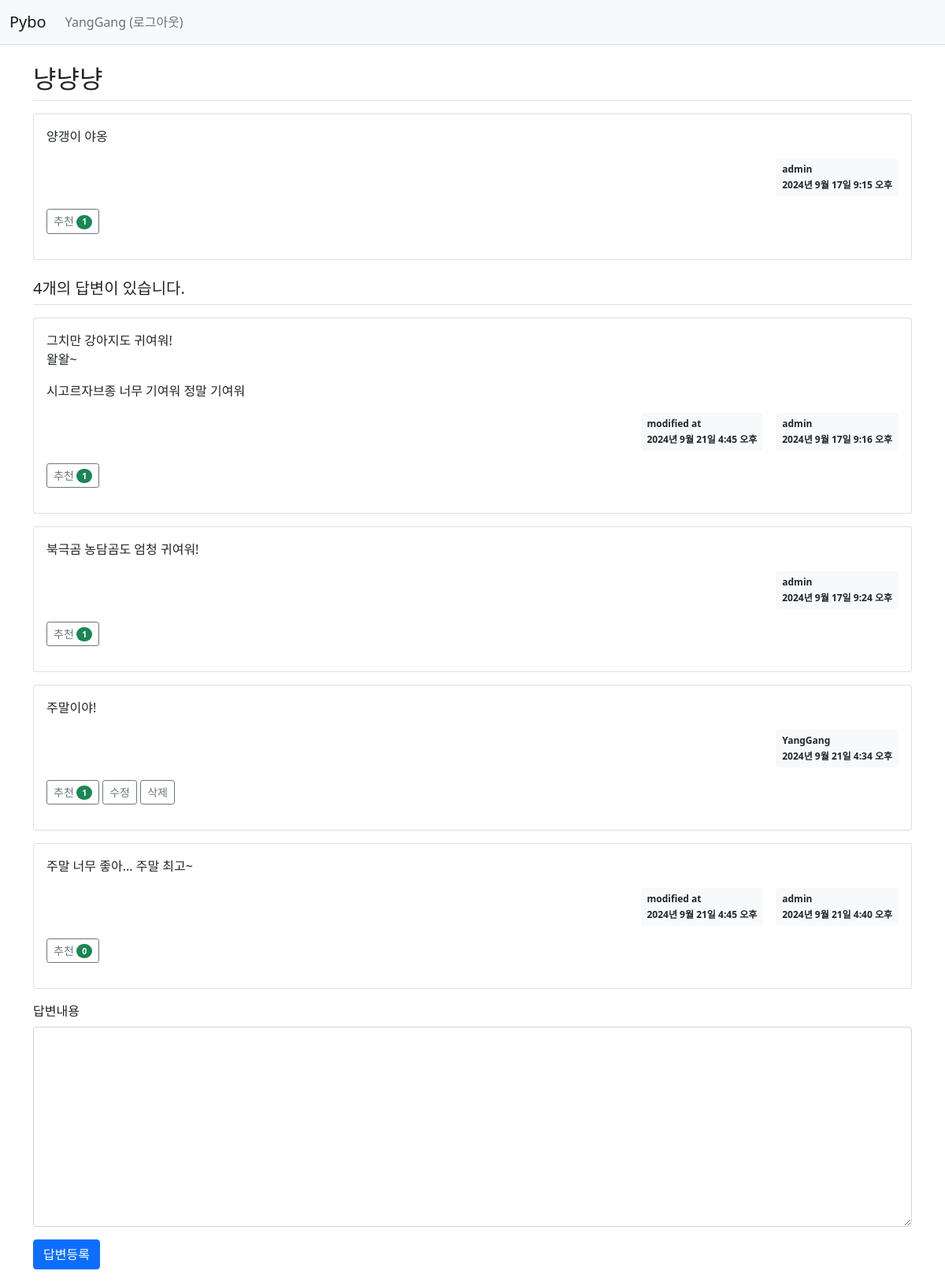
The page /pybo/306/ (signed in) on the database its author committed.
### pybo/models.py (models this page shows, shortened)
class Question(models.Model):
    author = models.ForeignKey(User, on_delete=models.CASCADE, related_name="author_question")
    subject = models.CharField(max_length=200)
    content = models.TextField()
    create_date = models.DateTimeField()
    modify_date = models.DateTimeField(null=True, blank=True)
    voter = models.ManyToManyField(User, related_name="voter_question")

class Answer(models.Model):
    author = models.ForeignKey(User, on_delete=models.CASCADE, related_name="author_answer")
    question = models.ForeignKey(Question, on_delete=models.CASCADE)
    content = models.TextField()
    create_date = models.DateTimeField()
    modify_date = models.DateTimeField(null=True, blank=True)
    voter = models.ManyToManyField(User, related_name='voter_answer')

### pybo/views/base_views.py (the view)
def detail(request, question_id):
    question = get_object_or_404(Question, pk=question_id)
    context = {"question": question}
    return render(request, "pybo/question_detail.html", context)

### pybo/templatetags/pybo_filter.py (called while the page is built)
@register.filter
def mark(value):
    extensions = ["nl2br", "fenced_code"]
    return mark_safe(markdown.markdown(value, extensions=extensions))

### templates/pybo/question_detail.html (shortened to what this page needs)
{% extends "base.html" %}
{% load pybo_filter %}
{% block content %}
<div class="container my-3">
    <h2 class="border-bottom py-2">{{ question.subject }}</h2>
    <div class="card my-3">
        <div class="card-body">
            <div class="card-text">{{ question.content|mark }}</div>
            <div class="d-flex justify-content-end">
                <div class="badge bg-light text-dark p-2 text-start">
                    <div class="mb-2">{{ question.author.username }}</div>
                    <div>{{ question.create_date }}</div>
                </div>
            </div>
            <div class="my-3">
                <a href="javascript:void(0)" data-uri="{% url 'pybo:question_vote' question.id %}"
                   class="recommend btn btn-sm btn-outline-secondary">추천
                    <span class="badge rounded-pill bg-success">{{question.voter.count}}</span>
                </a>
            </div>
        </div>
    </div>
    <h5 class="border-bottom my-3 py-2">{{question.answer_set.count}}개의 답변이 있습니다.</h5>
    {% for answer in question.answer_set.all %}
    <div class="card my-3">
        <div class="card-body">
            <div class="card-text">{{ answer.content|mark }}</div>
            <div class="d-flex justify-content-end">
                {% if answer.modify_date %}
                <div class="badge bg-light text-dark p-2 text-start mx-3">
                    <div class="mb-2">modified at</div>
                    <div>{{ answer.modify_date }}</div>
                </div>
                {% endif %}
                <div class="badge bg-light text-dark p-2 text-start">
                    <div class="mb-2">{{ answer.author.username }}</div>
                    <div>{{ answer.create_date }}</div>
                </div>
            </div>
            <div class="my-3">
                <a href="javascript:void(0)" data-uri="{% url 'pybo:answer_vote' answer.id %}"
                   class="recommend btn btn-sm btn-outline-secondary">추천
                    <span class="badge rounded-pill bg-success">{{answer.voter.count}}</span>
                </a>
                {% if request.user == answer.author %}
                <a href="{% url 'pybo:answer_modify' answer.id %}"
                   class="btn btn-sm btn-outline-secondary">수정</a>
                <a href="#" class="delete btn btn-sm btn-outline-secondary"
                 data-uri="{% url 'pybo:answer_delete' answer.id %}">삭제</a>
                {% endif %}
            </div>
        </div>
    </div>
    {% endfor %}
    <form action="{% url 'pybo:answer_create' question.id %}" method="post" class="my-3">
        <div class="mb-3">
            <label for="content" class="form-label">답변내용</label>
            <textarea {% if not user.is_authenticated %}disabled{% endif %} name="content" id="content" class="form-control" rows="10"></textarea>
        </div>
        <input type="submit" value="답변등록" class="btn btn-primary">
    </form>
</div>
{% endblock %}

### templates/navbar.html (shortened to what this page needs)
<nav class="navbar navbar-expand-lg navbar-light bg-light border-bottom">
    <div class="container-fluid">
        <a class="navbar-brand" href="{% url 'pybo:index' %}">Pybo</a>
        <div class="collapse navbar-collapse" id="navbarSupportedContent">
            <ul class="navbar-nav">
                <li class="nav-item">
                    {% if user.is_authenticated %}
                    <a class="nav-link" href="{% url 'common:logout' %}">{{ user.username }} (로그아웃) </a>
                    {% else %}
                    <a class="nav-link" href="{% url 'common:login' %}">로그인</a>
                    {% endif %}
                </li>
            </ul>
        </div>
    </div>
</nav>

### rows shown on the page
Question: subject "냥냥냥", content|mark "양갱이 야옹", author.username "admin", create_date "2024년 9월 17일 9:15 오후", voter.count "1", answer_set.count "4"
Answer: content|mark "그치만 강아지도 귀여워! 왈왈~ 시고르자브종 너무 기여워 정말 기여워", modify_date "2024년 9월 21일 4:45 오후", author.username "admin", create_date "2024년 9월 17일 9:16 오후", voter.count "1"
Answer: content|mark "북극곰 농담곰도 엄청 귀여워!", author.username "admin", create_date "2024년 9월 17일 9:24 오후", voter.count "1"
Answer: content|mark "주말이야!", author.username "YangGang", create_date "2024년 9월 21일 4:34 오후", voter.count "1", shows "수정"
Answer: content|mark "주말 너무 좋아... 주말 최고~", modify_date "2024년 9월 21일 4:45 오후", author.username "admin", create_date "2024년 9월 21일 4:40 오후", voter.count "0"

### other values the page prints
{{ user.username }} "YangGang"
